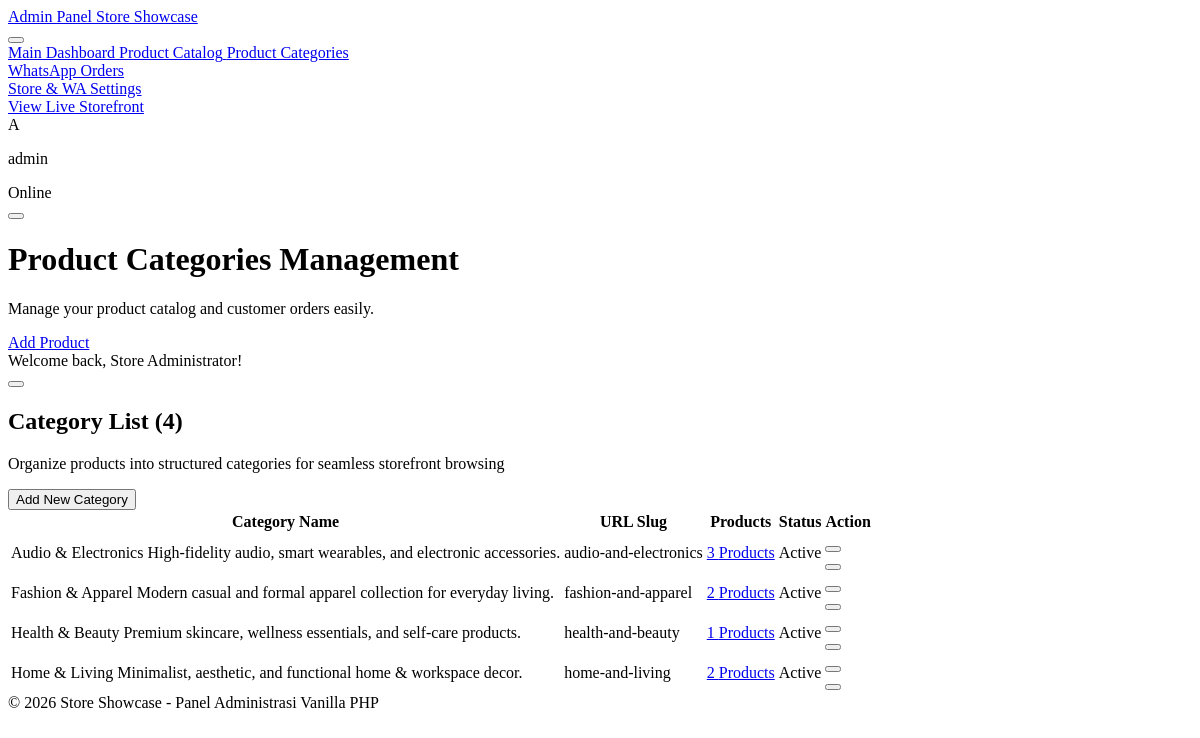
The app's page /admin/categories.php (signed in) with its own data.
### tables this page shows
CREATE TABLE IF NOT EXISTS `categories` (
  `id` INT AUTO_INCREMENT PRIMARY KEY,
  `name` VARCHAR(100) NOT NULL,
  `slug` VARCHAR(120) NOT NULL UNIQUE,
  `description` TEXT NULL,
  `image` VARCHAR(255) NULL,
  `is_active` TINYINT(1) DEFAULT 1,
  `created_at` TIMESTAMP DEFAULT CURRENT_TIMESTAMP
);

### helpers/format.php (called while the page is built, shortened)
<?php
function sanitize(?string $str): string {
    return htmlspecialchars(trim($str), ENT_QUOTES, 'UTF-8');
}

### config/app.php (called while the page is built, shortened)
<?php
require_once __DIR__ . '/theme.php';
function base_url(string $path = ''): string {
    $protocol = (!empty($_SERVER['HTTPS']) && $_SERVER['HTTPS'] !== 'off' || (isset($_SERVER['SERVER_PORT']) && $_SERVER['SERVER_PORT'] == 443)) ? "https://" : "http://";
    $host = $_SERVER['HTTP_HOST'] ?? 'localhost';
    $docRoot = str_replace('\\', '/', $_SERVER['DOCUMENT_ROOT'] ?? '');
    $baseDir = str_replace($docRoot, '', dirname(__DIR__));
    $baseDir = trim($baseDir, '/');
    $baseUrl = $protocol . $host . ($baseDir ? '/' . $baseDir : '');
    return rtrim($baseUrl, '/') . '/' . ltrim($path, '/');
}

### admin/categories.php (the view, shortened to what this page needs)
<?php
require_once __DIR__ . '/../config/app.php';
require_once __DIR__ . '/../helpers/format.php';
$db = getDB();
$categories = [];
if ($db) {
    $sql = "SELECT c.*, COUNT(p.id) as product_count
            FROM categories c
            LEFT JOIN products p ON c.id = p.category_id
            GROUP BY c.id
            ORDER BY c.name ASC";
    $stmt = $db->query($sql);
    $categories = $stmt->fetchAll();
}
require_once __DIR__ . '/includes/admin_header.php';
?>
<div class="space-y-6" x-data="{
    modalOpen: false,
    modalTitle: 'Add New Category',
    modalAction: 'create',
    catId: 0,
    catName: '',
    catDesc: '',
    catActive: true,
    openAdd() {
        this.modalTitle = 'Add New Category';
        this.modalAction = 'create';
        this.catId = 0;
        this.catName = '';
        this.catDesc = '';
        this.catActive = true;
        this.modalOpen = true;
    },
    openEdit(cat) {
        this.modalTitle = 'Edit Category: ' + cat.name;
        this.modalAction = 'update';
        this.catId = cat.id;
        this.catName = cat.name;
        this.catDesc = cat.description || '';
        this.catActive = cat.is_active == 1;
        this.modalOpen = true;
    }
}">
    <div class="bg-white p-6 rounded-card border border-slate-200/80 flex flex-col sm:flex-row sm:items-center justify-between gap-4">
        <div>
            <h2 class="text-base font-extrabold text-slate-900 tracking-tight">Category List (<?= count($categories) ?>)</h2>
            <p class="text-xs text-slate-400">Organize products into structured categories for seamless storefront browsing</p>
        </div>
        <button
            type="button"
            @click="openAdd()"
            class="inline-flex items-center justify-center gap-2 px-5 py-2.5 rounded-btn bg-brand-600 hover:bg-brand-700 text-white text-xs font-bold border border-brand-500/20 transition apple-tap">
            <span>Add New Category</span>
        </button>
    </div>
    <div class="bg-white rounded-card border border-slate-200/80 overflow-hidden">
        <?php if (empty($categories)): ?>
            <?= ui_empty_state('No Categories Found', 'There are no categories yet. Please add your first product category.', [
                'icon'       => 'tag',
                'actionHtml' => '<button type="button" @click="openAdd()" class="px-5 py-2 rounded-btn bg-brand-600 hover:bg-brand-700 text-white font-bold text-xs apple-tap">Add Category</button>'
            ]) ?>
        <?php else: ?>
            <div class="overflow-x-auto">
                <table class="w-full text-left text-xs">
                    <thead class="bg-slate-50 border-b border-slate-100 text-slate-400 font-bold uppercase tracking-wider">
                        <tr>
                            <th class="px-6 py-4">Category Name</th>
                            <th class="px-6 py-4">URL Slug</th>
                            <th class="px-6 py-4">Products</th>
                            <th class="px-6 py-4">Status</th>
                            <th class="px-6 py-4 text-right">Action</th>
                        </tr>
                    </thead>
                    <tbody class="divide-y divide-slate-100">
                        <?php foreach ($categories as $cat): ?>
                            <tr class="hover:bg-slate-50/70 transition">
                                <td class="px-6 py-4">
                                    <span class="font-bold text-slate-900 block tracking-tight"><?= sanitize($cat['name']) ?></span>
                                    <?php if (!empty($cat['description'])): ?>
                                        <span class="text-[11px] text-slate-400 block max-w-sm truncate"><?= sanitize($cat['description']) ?></span>
                                    <?php endif; ?>
                                </td>
                                <td class="px-6 py-4 font-mono text-slate-500 text-[11px]">
                                    <?= sanitize($cat['slug']) ?>
                                </td>
                                <td class="px-6 py-4">
                                    <a href="<?= base_url('admin/products.php?category=' . $cat['id']) ?>" class="inline-flex items-center gap-1.5 px-2.5 py-1 rounded-badge bg-brand-50 text-brand-700 font-bold text-[11px] border border-brand-200/80 hover:bg-brand-100 transition apple-tap">
                                        <span><?= $cat['product_count'] ?> Products</span>
                                    </a>
                                </td>
                                <td class="px-6 py-4">
                                    <?= ui_badge($cat['is_active'] ? 'Active' : 'Inactive', $cat['is_active'] ? 'brand' : 'neutral', ['dot' => true]) ?>
                                </td>
                                <td class="px-6 py-4 text-right">
                                    <div class="flex items-center justify-end gap-2">
                                        <button
                                            type="button"
                                            @click='openEdit(<?= json_encode($cat) ?>)'
                                            class="p-2 rounded-btn bg-slate-100 hover:bg-brand-50 hover:text-brand-600 text-slate-700 font-bold transition border border-slate-200/80 apple-tap"
                                            title="Edit Category">
                                        </button>
                                        <form action="<?= base_url('admin/categories.php') ?>" method="POST" onsubmit="return confirm('Are you sure you want to delete this category?')">
                                            <button type="submit" class="p-2 rounded-btn bg-slate-100 hover:bg-rose-50 hover:text-rose-600 text-slate-700 font-bold transition border border-slate-200/80 apple-tap" title="Delete Category">
                                            </button>
                                        </form>
                                    </div>
                                </td>
                            </tr>
                        <?php endforeach; ?>
                    </tbody>
                </table>
            </div>
        <?php endif; ?>
    </div>
</div>
<?php require_once __DIR__ . '/includes/admin_footer.php'; ?>

### ui/badge.php (shortened to what this page needs)
<?php
if (!function_exists('ui_badge')) {
    function ui_badge(string $label, string $variant = 'brand', array $options = []): string {
        $dot      = !empty($options['dot']);
        $pulse    = !empty($options['pulse']);
        $icon     = $options['icon'] ?? null;
        $size     = $options['size'] ?? 'md';
        $rounded  = $options['rounded'] ?? 'badge';
        $extraCls = $options['class'] ?? '';
        $variants = [
            'brand'   => 'bg-brand-50 text-brand-700 border-brand-200/80',
            'neutral' => 'bg-slate-100 text-slate-700 border-slate-200/80',
            'success' => 'bg-emerald-50 text-emerald-700 border-emerald-200/80',
            'warning' => 'bg-amber-50 text-amber-800 border-amber-200/80',
            'danger'  => 'bg-rose-50 text-rose-700 border-rose-200/80',
            'info'    => 'bg-sky-50 text-sky-700 border-sky-200/80',
            'dark'    => 'bg-slate-900 text-white border-slate-800',
            'glass'   => 'bg-white/70 backdrop-blur-md text-slate-800 border-white/60',
        ];
        $vStyle = $variants[$variant] ?? $variants['brand'];
        $sizeCls = match($size) {
            'sm' => 'px-2 py-0.5 text-[10px] gap-1',
            'lg' => 'px-3 py-1.5 text-xs gap-2',
            default => 'px-2.5 py-1 text-xs gap-1.5',
        };
        $radiusCls = ($rounded === 'full' || $rounded === 'pill') ? 'rounded-full' : 'rounded-badge';
        $dotHtml = '';
        if ($dot) {
            $dotColor = match($variant) {
                'neutral' => 'bg-slate-400',
                'success' => 'bg-emerald-500',
                'warning' => 'bg-amber-500',
                'danger'  => 'bg-rose-500',
                'info'    => 'bg-sky-500',
                'dark'    => 'bg-brand-400',
                default   => 'bg-brand-500',
            };
            $pulseCls = $pulse ? 'animate-pulse' : '';
            $dotHtml = "<span class=\"w-1.5 h-1.5 rounded-full $dotColor $pulseCls flex-shrink-0\"></span>";
        }
        $iconHtml = $icon ? ui_icon($icon, 'text-xs flex-shrink-0') : '';
        return "<span class=\"inline-flex items-center font-semibold tracking-tight border select-none $radiusCls $vStyle $sizeCls $extraCls\">$dotHtml$iconHtml<span>" . sanitize($label) . "</span></span>";
    }
}

### records on screen
categories: name "Audio & Electronics", description "High-fidelity audio, smart wearables, and electronic accessories.", slug "audio-and-electronics", product_count "3"
categories: name "Fashion & Apparel", description "Modern casual and formal apparel collection for everyday living.", slug "fashion-and-apparel", product_count "2"
categories: name "Health & Beauty", description "Premium skincare, wellness essentials, and self-care products.", slug "health-and-beauty", product_count "1"
categories: name "Home & Living", description "Minimalist, aesthetic, and functional home & workspace decor.", slug "home-and-living", product_count "2"

### other values on screen
$settings['store_name'] "Store Showcase"
substr($admin['username'] ?? 'A', 0, 1) "A"
$admin['username'] "admin"
$page_title "Product Categories Management"
$label "Add Product"
$message "Welcome back, Store Administrator!"
count($categories) "4"
get_settings()['store_name'] "Store Showcase"
